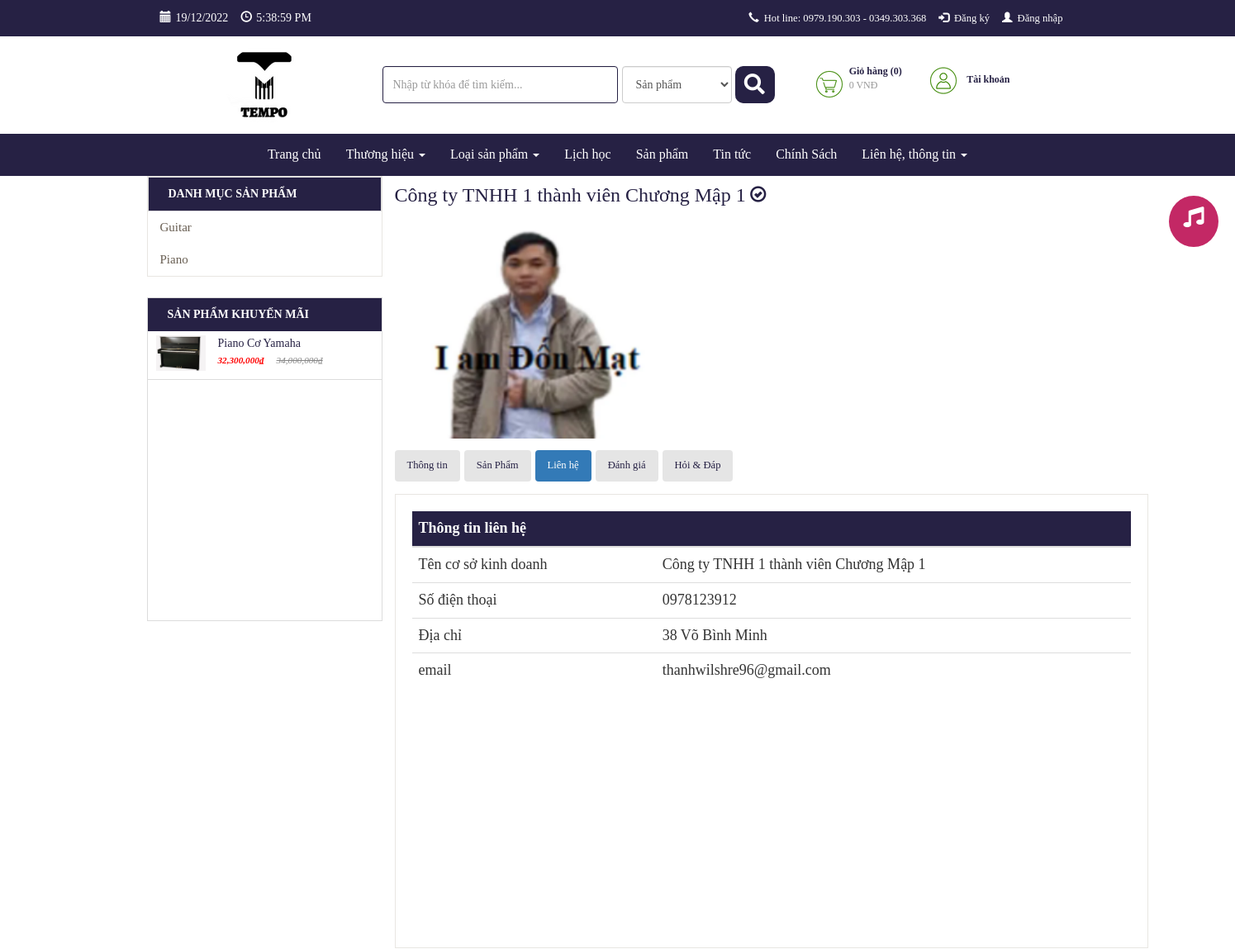
The page /doanhngiep/detail/20 (upper part) on the database as committed earlier.
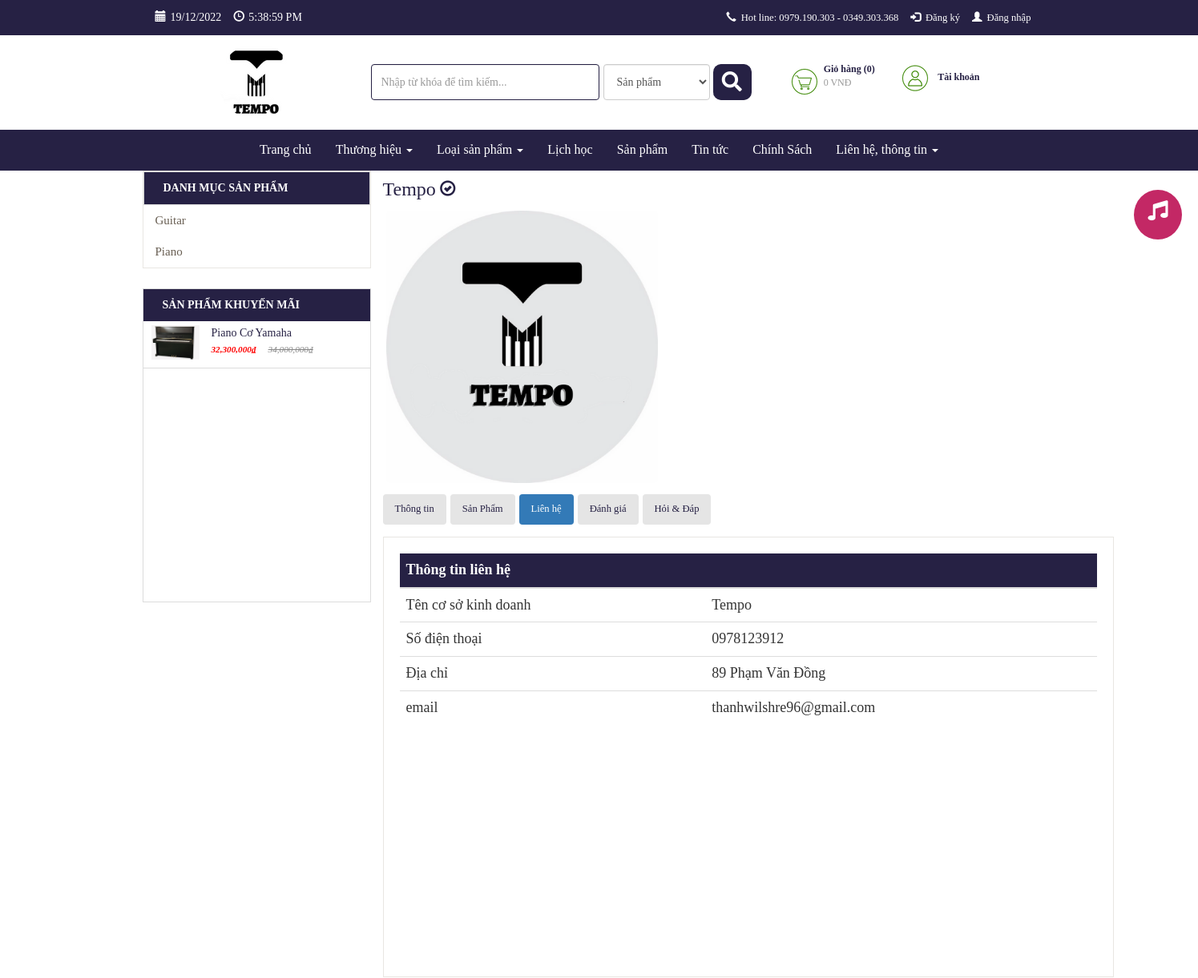
The same page on the database as committed later.
### tables this page shows
CREATE TABLE `db_user` (
  `id` int(11) NOT NULL,
  `fullname` varchar(255) NOT NULL,
  `username` varchar(225) NOT NULL,
  `password` varchar(64) NOT NULL,
  `role` int(11) NOT NULL,
  `email` varchar(255) NOT NULL,
  `gender` int(1) NOT NULL,
  `phone` varchar(15) NOT NULL,
  `address` varchar(255) NOT NULL,
  `img` varchar(255) NOT NULL,
  `created` datetime NOT NULL,
  `trash` int(1) NOT NULL DEFAULT 1,
  `status` int(1) NOT NULL DEFAULT 1,
  `detail` text DEFAULT NULL,
  `star` int(11) NOT NULL DEFAULT 1
);

### application/controllers/Doanhngiep.php (called while the page is built, shortened)
<?php
class Doanhngiep extends CI_Controller {
    function __construct() {
        $this->load->model('frontend/Mproduct');
		$this->load->model('frontend/Mproducer');
        $this->load->model('frontend/Mcategory');
		$this->load->model('frontend/Mevaluate');
		$this->load->model('frontend/Mcosodanhgia');
		$this->load->model('frontend/Mhoidapcoso');
		$this->load->model('backend/Muser');
        $this->data['com']='doanhngiep';
        $this->load->library('session');
        $this->load->library('phantrang');
    }
    public function detail($link){
		$row = $this->Muser->user_detail_id_fg($link);
		$this->load->library('phantrang');
        $limit=10;
        $current= 1;
        $first=$this->phantrang->PageFirst($limit, $current);
        $total=$this->Mproduct->product_sanpham_id_count($row['id']);
		$this->data['strphantrang']=$this->phantrang->PagePer($total, $current, $limit, $url='doanhngiep');
		$this->data['list'] = $this->Mproduct->product_sanpham_id($limit,$first,$row['id']);
		$this->data['listhd'] = $this->Mhoidapcoso->hoidap_byId($row['id'],1);
		$this->data['row']=$row;
        $this->data['title']='TEMPO  - Giới thiệu';
        $this->data['view']='detail';
		$this->load->view('frontend/layout',$this->data);
	}
}

### index.php (called while the page is built, shortened)
<?php
require_once BASEPATH.'core/CodeIgniter.php';

### application/models/backend/Muser.php (called while the page is built, shortened)
<?php if ( ! defined('BASEPATH')) exit('No direct script access allowed');
class Muser extends CI_Model {
	public function __construct(){
        $this->table = $this->db->dbprefix('user');
    }
    function user_detail_id_fg($id){
        $this->db->where('id', $id);
        $this->db->where('status', 1);
        $this->db->where('trash', 1);
        $query = $this->db->get($this->table);
        return $query->row_array();
    }
}

### application/views/frontend/components/doanhngiep/detail.php (the view, shortened to what this page needs)
<section id="product-all" class="collection">
	<div class="slider">
		<div class="container">
			<div class="col-xs-12 col-sm-12 col-md-3 col-lg-3">
				<div class="list-menu pull-left col-xs-12 col-sm-12 col-md-12 col-lg-12">
				</div>
			</div>
			<div class="col-xs-12 col-sm-12 col-md-9 col-lg-9 product-content">
				<div class="container" style="color:#262144">
					<h3 style="margin-top:10px"><?php echo $row['fullname'] ?><i style="font-size:20px; margin-left:5px" class="glyphicon glyphicon-ok-circle"></i></h3>
				</div>
				<div class="container">
					<div class="flexslider">
						<div data-thumb="public/images/admin/<?php echo $row['img'] ?>">
							<div class="thumb-image"> <img style="width:30%; border-radius:6px" src="public/images/admin/<?php echo $row['img']; ?>" class="img-responsive"> </div>
						</div>
					</div>
				</div>
				<div class="container">
					<ul style="margin-bottom:15px" class="nav nav-pills mb-3 dn-detail" id="pills-tab" role="tablist">
						<li class="nav-item ">
							<a class="nav-link" id="pills-home-tab" data-toggle="pill" href="#pills-home" role="tab" aria-controls="pills-home" aria-selected="true">Thông tin</a>
						</li>
						<li class="nav-item">
							<a class="nav-link" id="pills-profile-tab" data-toggle="pill" href="#pills-profile" role="tab" aria-controls="pills-profile" aria-selected="false">Sản Phẩm</a>
						</li>
						<li class="nav-item active">
							<a class="nav-link" id="pills-contact-tab" data-toggle="pill" href="#pills-contact" role="tab" aria-controls="pills-contact" aria-selected="false">Liên hệ</a>
						</li>
						<li class="nav-item">
							<a class="nav-link" id="pills-profile-tab" data-toggle="pill" href="#pills-danhgia" role="tab" aria-controls="pills-danhgia" aria-selected="false">Đánh giá</a>
						</li>
						<li class="nav-item">
							<a class="nav-link" id="pills-profile-tab" data-toggle="pill" href="#pills-hoidap" role="tab" aria-controls="pills-hoidap" aria-selected="false">Hỏi & Đáp</a>
						</li>
					</ul>
					<div class="tab-content" id="pills-tabContent">
						<div class="tab-pane active detail-dn products-grid clearfix" id="pills-contact" role="tabpanel" aria-labelledby="pills-contact-tab">
							<table class="table table-hover">
								<thead>
									<tr>
										<th colspan="2" style="background:#262144; color:#fff">Thông tin liên hệ</th>
									</tr>
								</thead>
								<tbody>
									<tr>
										<td>Tên cơ sở kinh doanh</td>
										<td><?php echo $row['fullname'] ?></td>
									</tr>
									<tr>
										<td>Số điện thoại</td>
										<td><?php echo $row['phone'] ?></td>
									</tr>
									<tr>
										<td>Địa chỉ</td>
										<td><?php echo $row['address'] ?></td>
									</tr>
									<tr>
										<td>email</td>
										<td><?php echo $row['email'] ?></td>
									</tr>
								</tbody>
							</table>
						</div>
					</div>
				</div>
			</div>
		</div>
	</div>
</section>

Rows that differ between the two databases and show on the page:
changed db_user "thanhwilshre96@gmail.com": fullname "Công ty TNHH 1 thành viên Chương Mập 1" → "Tempo"; img: a different picture; address "38 Võ Bình Minh" → "89 Phạm Văn Đồng"
